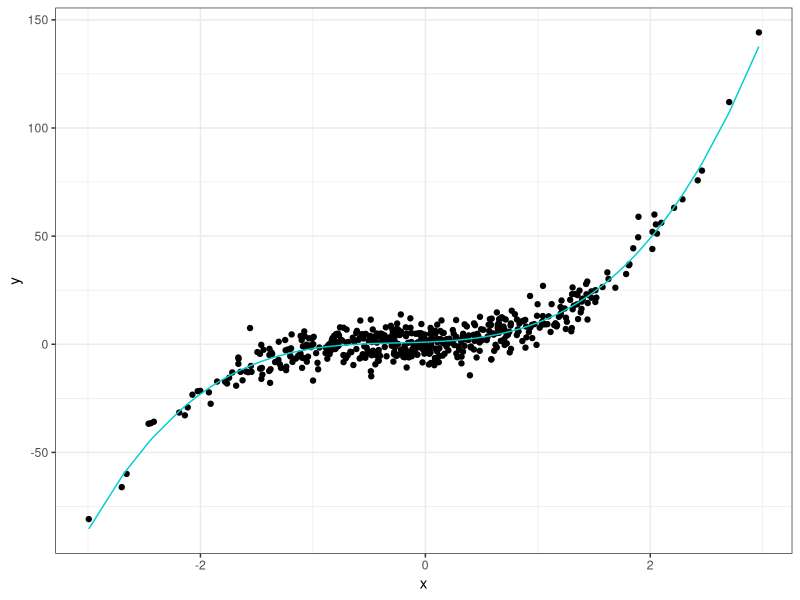
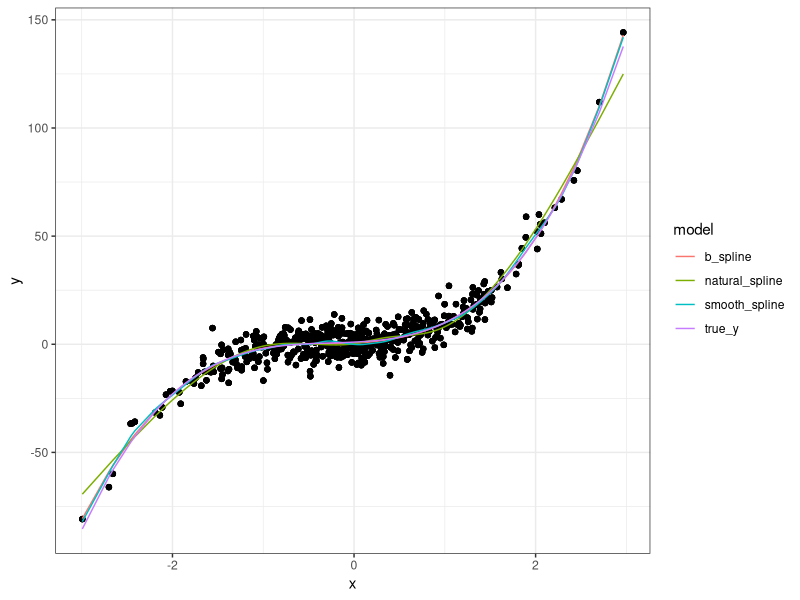
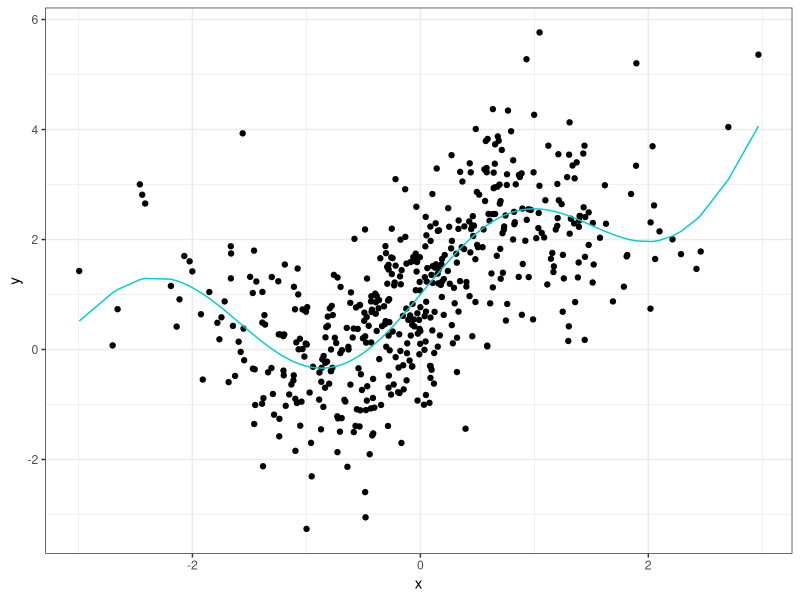
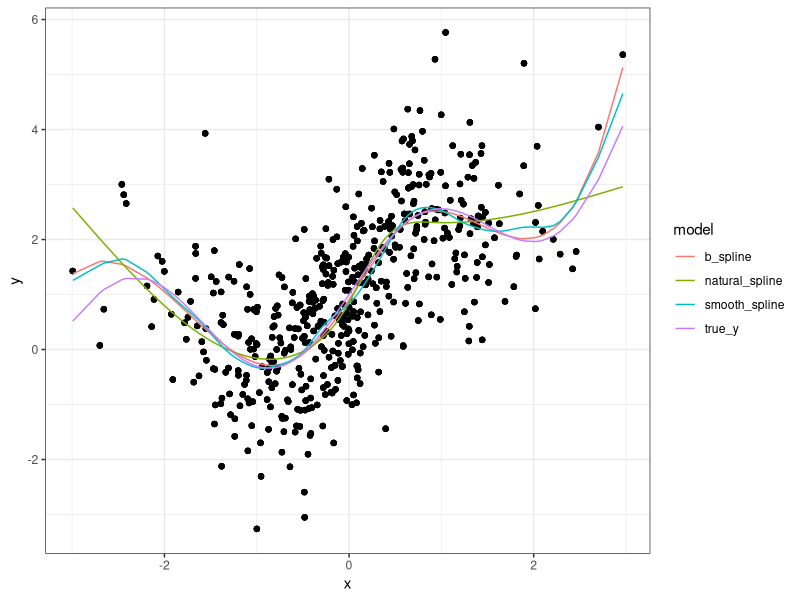

These charts were generated, in order, by the following R code:

# this is a simple example to get a visual comparison spline methods
# here we look at 'regular', natural, and smoothing splines
# for a discussion see https://asbates.rbind.io as this is really
#  just some prep for a blog post

library(tidyverse)
library(splines)

theme_set(theme_bw())
turq <- "#00CED1"

# generate some data
set.seed(42)
x <- rnorm(500)
y <- 1 + 2*x + 3*x^2 + 4*x^3 + rnorm(500, sd = 5)
true_y <- 1 + 2*x + 3*x^2 + 4*x^3
df <- tibble(x, y, true_y)


ggplot(df, aes(x, y)) +
  geom_point() +
  geom_line(aes(x, true_y), color = turq)


# fit 3 types of splines
b_spline <- lm(y ~ bs(x, df = 6), data = df)
natural_spline <- lm(y ~ ns(x, df = 6), data = df)
smooth_spline <- smooth.spline(df$x, df$y, cv = TRUE)


# append to original data frame
model_df <- df %>% 
  bind_cols(b_spline = b_spline$fitted.values,
            natural_spline = natural_spline$fitted.values,
            smooth_spline = fitted.values(smooth_spline)) %>% 
  gather(true_y, b_spline, natural_spline, smooth_spline, 
         key = "model", value = "fit")

model_df

ggplot(model_df, aes(x, y)) +
  geom_point() +
  geom_line(aes(x, fit, color = model))


# now more complicated data
set.seed(42)
x <- rnorm(500)
y <- sin(2*x) + exp(0.5*x) + rnorm(500)
true_y <- sin(2*x) + exp(0.5*x)
df <- tibble(x, y, true_y)

ggplot(df, aes(x, y)) +
  geom_point() +
  geom_line(aes(x, true_y), color = turq)


# fit 3 types of splines
b_spline <- lm(y ~ bs(x, df = 6), data = df)
natural_spline <- lm(y ~ ns(x, df = 6), data = df)
smooth_spline <- smooth.spline(df$x, df$y, cv = TRUE)


# append to original data frame
model_df <- df %>% 
  bind_cols(b_spline = b_spline$fitted.values,
            natural_spline = natural_spline$fitted.values,
            smooth_spline = fitted.values(smooth_spline)) %>% 
  gather(true_y, b_spline, natural_spline, smooth_spline, 
         key = "model", value = "fit")

model_df

ggplot(model_df, aes(x, y)) +
  geom_point() +
  geom_line(aes(x, fit, color = model))
